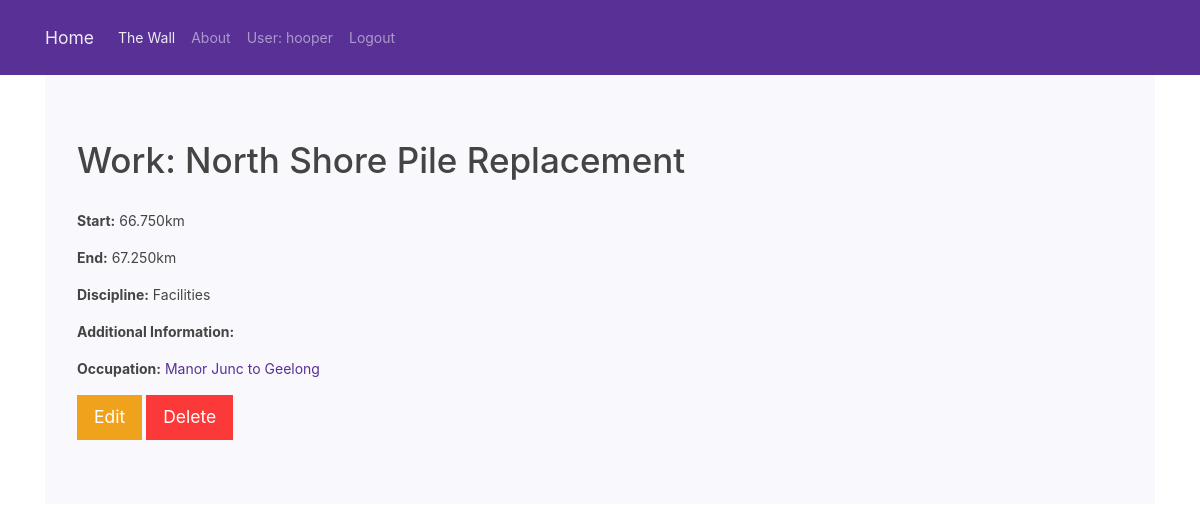
/the_wall/work/4/ (signed in), run on the app's committed database.
### the_wall/models.py (models this page shows, shortened)
class Work(models.Model):
    start_chainage = models.DecimalField(max_digits = 6, decimal_places = 3)
    end_chainage = models.DecimalField(max_digits = 6, decimal_places = 3)
    DISCIPLINE_CHOICE = (('Civil', 'Civil'),('Track', 'Track'),('Facilities', 'Facilities'),('Signals', 'Signals'),)
    discipline = models.CharField(max_length = 100, choices=DISCIPLINE_CHOICE, help_text='Enter the discipline e.g. Civil')
    work_information = models.CharField(max_length = 255)
    additional_details = models.CharField(max_length = 255, blank=True)
    occupation_details = models.ForeignKey('Occupation', on_delete = models.CASCADE)
    class Meta:
        ordering = ['start_chainage']

class Occupation(models.Model):
    occupation_noi = models.PositiveIntegerField()
    system_line = models.CharField(max_length = 100, help_text='Enter the System Line e.g. Sunbury to Bendigo.')
    occupation_start_date = models.DateTimeField()
    occupation_end_date = models.DateTimeField()
    occupation_type = models.CharField(max_length = 50, help_text='Enter the Occupation Type e.g. BLU')
    AREA_CHOICE = (('Western Region', 'Western Region'),('North/North-East Region', 'North/North-East Region'),('Central & Eastern Region', 'Central & Eastern Region'))
    rail_area = models.CharField(max_length = 50,choices=AREA_CHOICE, help_text='Enter the Rail Area Type e.g. North/North-East')
    def __str__(self):
        return self.system_line
    class Meta:
        ordering = ['occupation_start_date']

### the_wall/views.py (the view)
# urls.py: path('work/<int:pk>/',views.WorkDetailView.as_view(),name='work_detail'),
class WorkDetailView(LoginRequiredMixin,DetailView):
    login_url = '/accounts/login'
    redirect_field_name = ''
    model = Work
    paginate_by = 50

### the_wall/templates/the_wall/work_detail.html
{% extends "base.html" %}
{% block content %}
<div class="container">
  <div class="jumbotron">
    <h1>Work: {{ work.work_information}}</h1><br>
    <p><strong>Start:</strong> {{ work.start_chainage }}km</a></p>
    <p><strong>End:</strong> {{ work.end_chainage }}km</p>
    <p><strong>Discipline:</strong> {{ work.discipline }}</p>
    <p><strong>Additional Information:</strong> {{ work.additional_details }}</p>
    <p><strong>Occupation:</strong> <a href="#">{{ work.occupation_details }}</a></p>
    <a class="btn btn-warning btn-lg" href="{% url 'the_wall:work_update' work.id %}" role="button">Edit</a>
    <a class="btn btn-danger btn-lg" href="{% url 'the_wall:work_delete' work.id %}" role="button">Delete</a>
  </div>
</div>
{% endblock %}

### templates/base.html (shortened to what this page needs)
<!DOCTYPE html>
{% load staticfiles %}
<html lang="en" dir="ltr">
  <head>
<link href="https://stackpath.bootstrapcdn.com/bootswatch/4.1.1/pulse/bootstrap.min.css" rel="stylesheet">
  </head>
    <body>
      <nav class="navbar navbar-expand-lg navbar-dark bg-primary">
        <div class="container">
          <a class="navbar-brand" href="{% url 'index' %}">Home</a>
          <div class="collapse navbar-collapse" id="navbarColor01">
            <ul class="navbar-nav mr-auto">
              <li class="nav-item active">
                <a class="nav-link" href="{% url 'the_wall:wall-index' %}">The Wall<span class="sr-only">(current)</span></a>
              </li>
              <li class="nav-item">
                <a class="nav-link" href="{% url 'about' %}">About</a>
              </li>
              {% if user.is_authenticated %}
              <li class="nav-item">
                <li class="nav-link">User: {{ user.get_username }}</li>
                <a class="nav-link" href="{% url 'logout'%}?next={{request.path}}">Logout</a>
                {% else %}
                <a class="nav-link" href="{% url 'login'%}?next={{request.path}}">Login</a>
              </li>
              {% endif %}
            </ul>
          </div>
        </div>
      </nav>
{% block content %}
{% endblock %}
  </body>
</html>

### data on the page
Work: work_information "North Shore Pile Replacement", start_chainage "66.750", end_chainage "67.250", discipline "Facilities", occupation_details "Manor Junc to Geelong"

### other printed values
{{ user.get_username }} "hooper"
